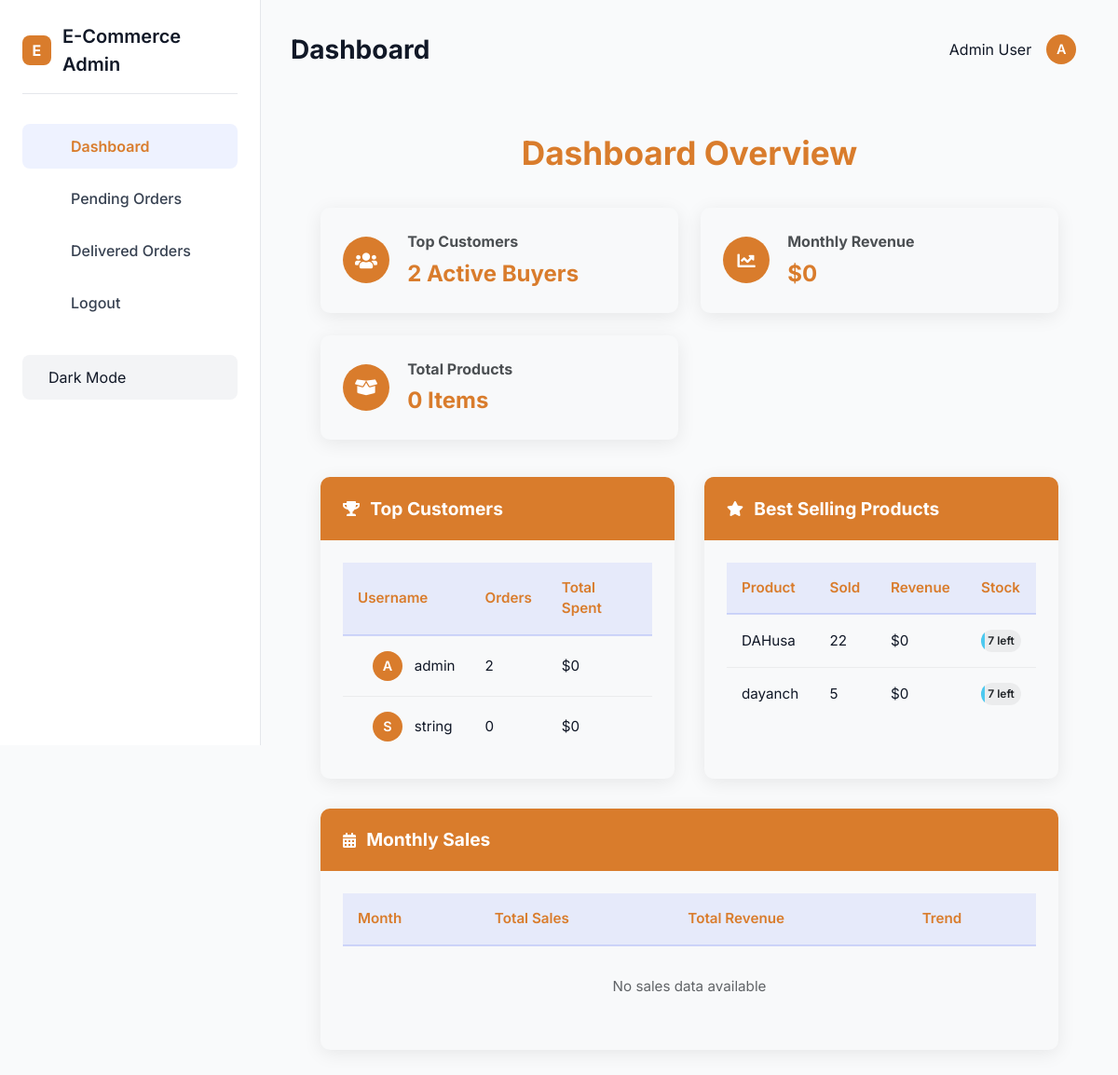
The app's page /dashboard/dashboard/, older data.
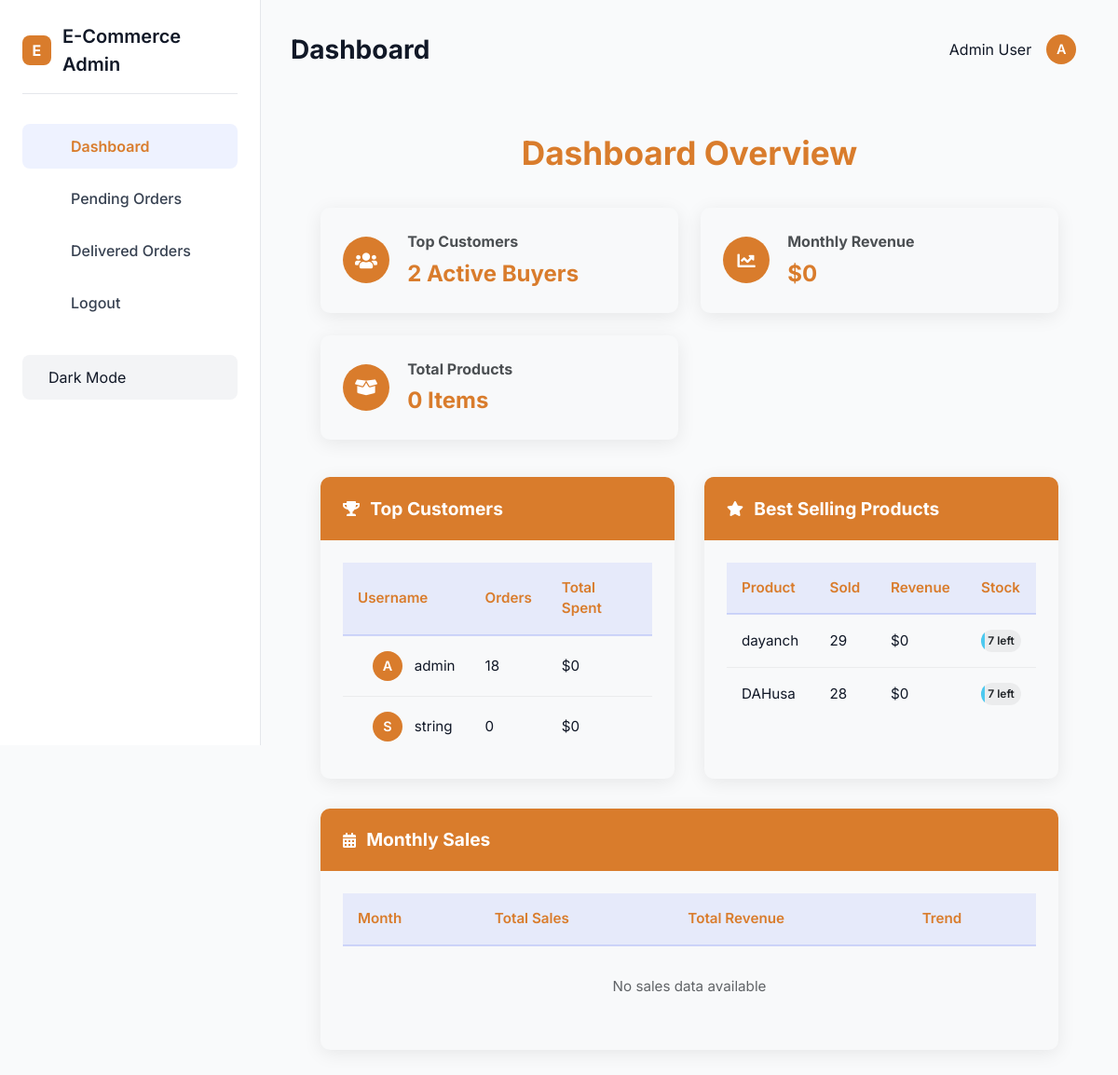
The same page, newer data.
### apps/users/models.py (models this page shows, shortened)
class User(AbstractBaseUser,PermissionsMixin):
    first_name = models.CharField(max_length=50, blank=True, null=True)
    last_name = models.CharField(max_length=50, blank=True, null=True)
    username = models.CharField(max_length=50, unique=True, blank=True, null=True)
    avatar = models.ImageField(upload_to="avatar", null=True, blank=True)
    email = models.EmailField(max_length=254, unique=True)
    phone_number = models.CharField(max_length=15,null=True, blank=True)
    date_joined = models.DateTimeField(auto_now_add=True)
    last_login = models.DateTimeField(auto_now_add=True)
    is_admin = models.BooleanField(default=False)
    is_staff = models.BooleanField(default=False)
    is_active = models.BooleanField(default=True)
    is_superadmin = models.BooleanField(default=False)
    USERNAME_FIELD = "username"
    REQUIRED_FIELDS = ["email"]
    objects = UserManager()

### apps/store/models.py (models this page shows, shortened)
class Product(BaseModel):
    name = models.CharField(max_length=25, unique=True)
    image = models.ImageField(upload_to="products/images", blank=True, null=True)
    price = models.DecimalField(max_digits=10, decimal_places=2)
    description = models.TextField(blank=True)
    stock = models.IntegerField()
    is_available = models.BooleanField()
    category = models.ForeignKey(Category, on_delete=models.CASCADE)
    stars = models.IntegerField(default=0)

### apps/cart/views.py (the view)
# urls.py: path('dashboard/',views.dashboard,name='dashboard'),
def dashboard(request):
    top_products = Product.objects.annotate(total_sold=Sum('cartitem__quantity')).order_by('-total_sold')[:10]
    least_sold_products = Product.objects.annotate(total_sold=Sum('cartitem__quantity')).order_by('total_sold')[:10]
    top_users = User.objects.annotate(order_count=Count('orders')).order_by('-order_count')[:10]
    total_earnings = CartItem.objects.annotate(
        earnings=F('quantity') * F('product__price')
    ).aggregate(total_earnings=Sum('earnings'))['total_earnings'] or 0
    products_stock = Product.objects.filter(stock__gt=0).values("name", "stock").order_by("-stock")
    for product in products_stock:
        print(f"{product['name']}: {product['stock']} in stock")
    context = {
        "products_stock": products_stock,
        'top_users': top_users,
        'top_products': top_products,
        'least_sold_products': least_sold_products,
        'total_earnings': total_earnings,
    }
    return render(request, 'orders/dashboard.html', context)

### templates/orders/dashboard.html (shortened to what the changed rows need)
{% extends 'base.html' %}
{% block content %}
    <div class="dashboard-container">
        <h2 class="dashboard-title">Dashboard Overview</h2>
        <div class="dashboard-grid">
            <div class="dashboard-section">
                <div class="table-container">
                    <table class="styled-table">
                        <thead>
                            <tr>
                                <th>Username</th>
                                <th>Orders</th>
                                <th>Total Spent</th>
                            </tr>
                        </thead>
                        <tbody>
                            {% for user in top_users %}
                            <tr>
                                <td>
                                    <div class="user-info">
                                        <span class="user-avatar">{{ user.username|first|upper }}</span>
                                        {{ user.username }}
                                    </div>
                                </td>
                                <td>{{ user.order_count }}</td>
                                <td>${{ user.total_spent|default:"0" }}</td>
                            </tr>
                            {% empty %}
                            <tr>
                                <td colspan="3" class="no-data">No customer data available</td>
                            </tr>
                            {% endfor %}
                        </tbody>
                    </table>
                </div>
            </div>
            <div class="dashboard-section">
                <div class="table-container">
                    <table class="styled-table">
                        <thead>
                            <tr>
                                <th>Product</th>
                                <th>Sold</th>
                                <th>Revenue</th>
                                <th>Stock</th>
                            </tr>
                        </thead>
                        <tbody>
                            {% for product in top_products %}
                            <tr>
                                <td>{{ product.name }}</td>
                                <td>{{ product.total_sold|default:"0" }}</td>
                                <td>${{ product.total_earned|default:"0" }}</td>
                                <td>
                                    <div class="stock-indicator">
                                        <div class="stock-bar" style="width: {% widthratio product.stock product.max_stock 100 %}%"></div>
                                        <span>{{ product.stock }} left</span>
                                    </div>
                                </td>
                            </tr>
                            {% empty %}
                            <tr>
                                <td colspan="4" class="no-data">No product data available</td>
                            </tr>
                            {% endfor %}
                        </tbody>
                    </table>
                </div>
            </div>
            <div class="dashboard-section full-width">
                <div class="table-container">
                    <table class="styled-table">
                        <thead>
                            <tr>
                                <th>Month</th>
                                <th>Total Sales</th>
                                <th>Total Revenue</th>
                                <th>Trend</th>
                            </tr>
                        </thead>
                    </table>
                </div>
            </div>
        </div>
    </div>
    <link rel="stylesheet" href="https://cdnjs.cloudflare.com/ajax/libs/font-awesome/5.15.4/css/all.min.css">
{% endblock %}

Row changes from the older to the newer data that the page shows:
changed User "admin": order_count "2" → "18"
shown differently, row unchanged: Product "dayanch": total_sold "5" → "29"; moves up the list
computed for Product "DAHusa": total_sold "22" → "28"
